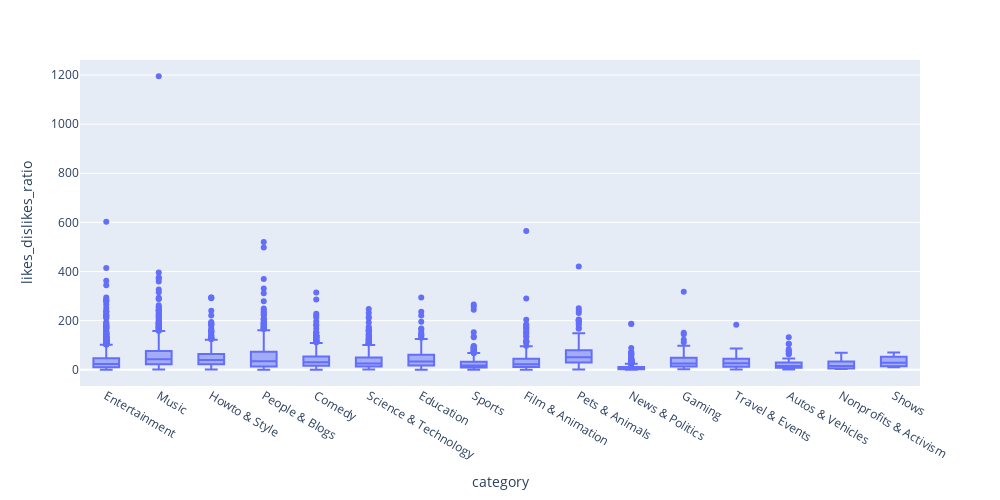

Notebook cell for this chart:
### Markdown cell above
- Certain **Entertainment** videos which received bad responses from viewers have got huge comment section.

- For **News & Politics** category, **more people** engaged in the comment section for **bad responses** videos compared to **good responses** videos.

-----------------------------------------------------------------------------------------------------------------------------

### Code cell
fig = px.box(df, x="category", y="likes_dislikes_ratio",width=1000, height=500)
fig.update_traces(quartilemethod="exclusive") # or "inclusive", or "linear" by default
fig.update_layout(xaxis={'categoryorder':'total descending'}) # put boxplots in descending order based on values

fig.show()

### Figure 1 — Plotly figure (JSON) as saved in the notebook; plotly's stock layout.template omitted (floating-point values rounded to 4 significant figures; data arrays with more than 128 entries replaced by an {"elided": "..."} marker saying what was removed)
{"data": [{"alignmentgroup": "True", "hovertemplate": "category=%{x}<br>likes_dislikes_ratio=%{y}<extra></extra>", "legendgroup": "", "marker": {"color": "#636efa"}, "name": "", "notched": false, "offsetgroup": "", "orientation": "v", "quartilemethod": "exclusive", "showlegend": false, "type": "box", "x": {"elided": "6325 str values"}, "x0": " ", "xaxis": "x", "y": {"elided": "6325 float values"}, "y0": " ", "yaxis": "y"}], "layout": {"boxmode": "group", "height": 500, "legend": {"tracegroupgap": 0}, "margin": {"t": 60}, "width": 1000, "xaxis": {"anchor": "y", "categoryorder": "total descending", "domain": [0, 1], "title": {"text": "category"}}, "yaxis": {"anchor": "x", "domain": [0, 1], "title": {"text": "likes_dislikes_ratio"}}}}
